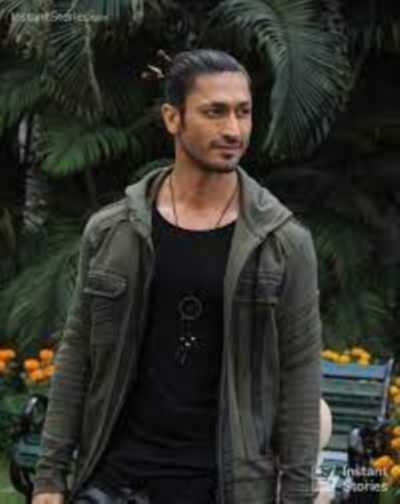
#> input picture 1.png, 400 x 504 px, given in place of 1.jpg, which was not available
$ python img_translation_or_displacement.py
#> lines starting #> are read from the running program, lines starting #| are printed output that depends on the picture
import cv2
import numpy as np

img = cv2.imread("1.jpg")
#> img is the input picture: shape (504, 400, 3); mean B, G, R 41, 47.9, 47.1
h,w = img.shape[:2]
#> h = 504; w = 400

qh = h/4
#> qh = 126
qw = w/4
#> qw = 100

T = np.float32([[1,0,qw],[0,1,qh]])
#> T = [[1, 0, 100], [0, 1, 126]]
img_translation = cv2.warpAffine(img,T,(w,h))
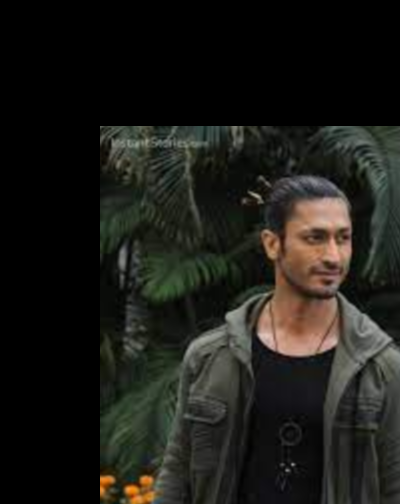
#> img_translation: shape (504, 400, 3); mean B, G, R 23.7, 28.2, 28.8
# img_translation = cv2.warpAffine(img,T,(w,h))
cv2.imshow("Original", img)
cv2.imshow("Translation", img_translation)
cv2.waitKey(0)
cv2.destroyAllWindows()

$ run again, with data.jpg saved as 1.png
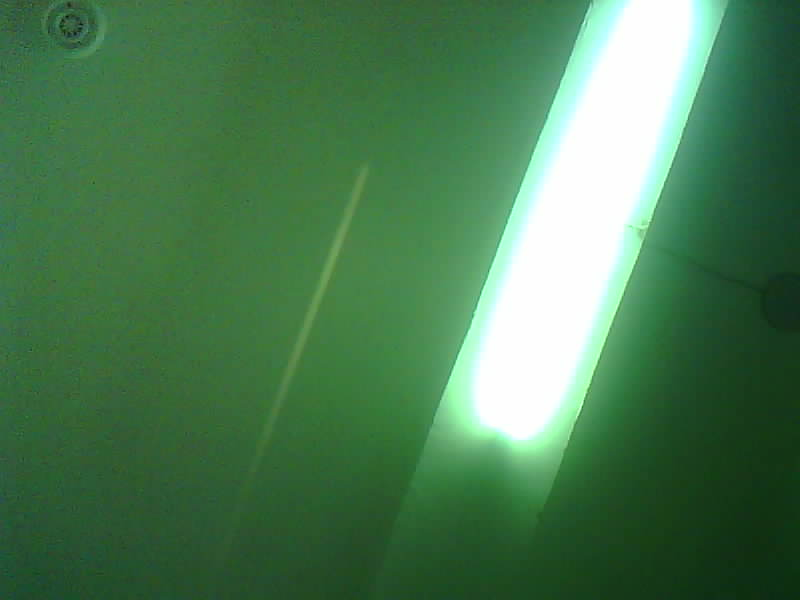
#> input picture data.jpg, 800 x 600 px, given in place of 1.jpg, which was not available
#> img is the input picture: shape (600, 800, 3); mean B, G, R 82, 123.1, 74.6
#> `img_translation = cv2.warpAffine(img,T,(w,h))`:
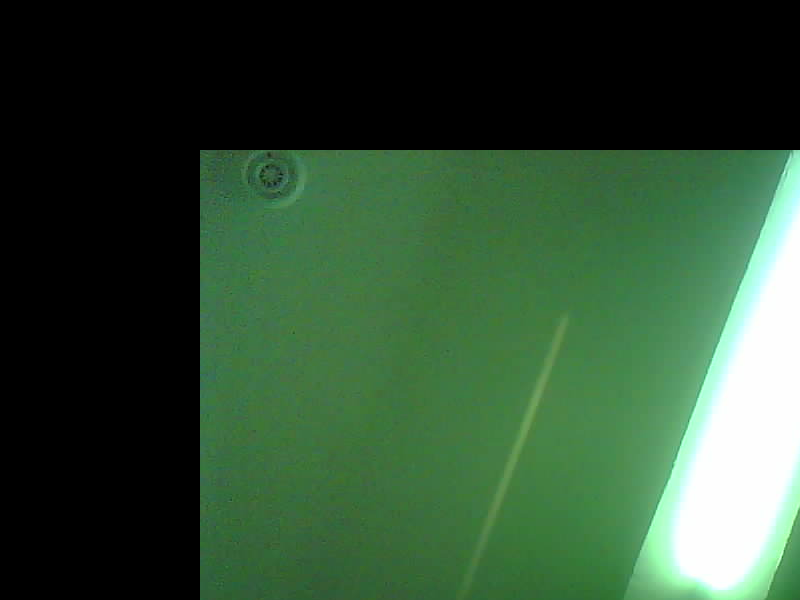
#> img_translation: shape (600, 800, 3); mean B, G, R 52.1, 77.8, 49.1

$ run again, with sample.jpg saved as 1.png
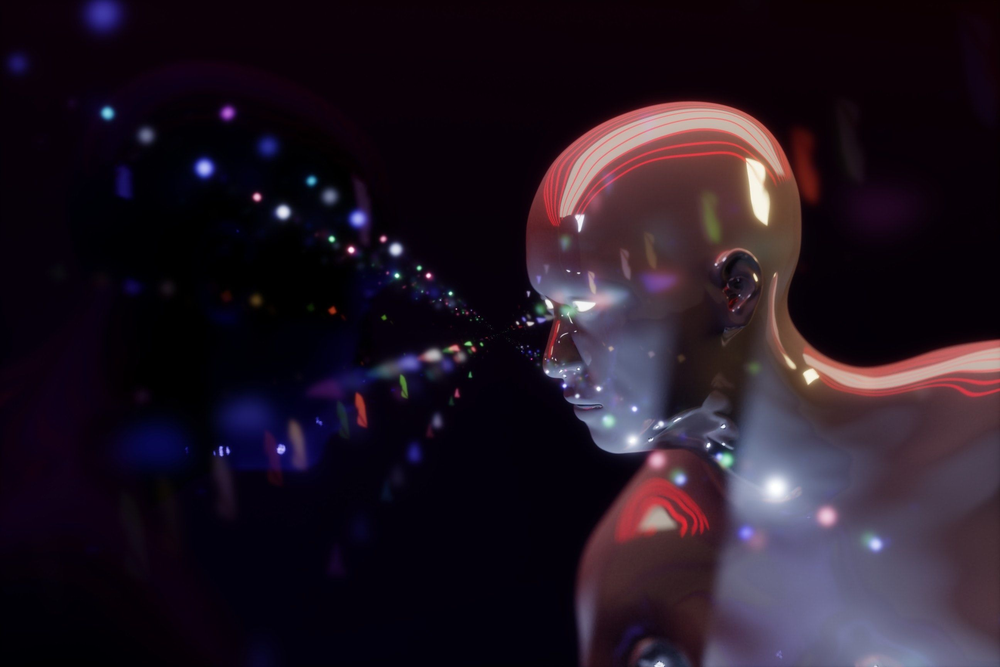
#> input picture sample.jpg, 1000 x 667 px, shrunk from 2592 x 1728 before the run, given in place of 1.jpg, which was not available
#> img is the input picture: shape (667, 1000, 3); mean B, G, R 34.6, 22.7, 33.9
#> `img_translation = cv2.warpAffine(img,T,(w,h))`:
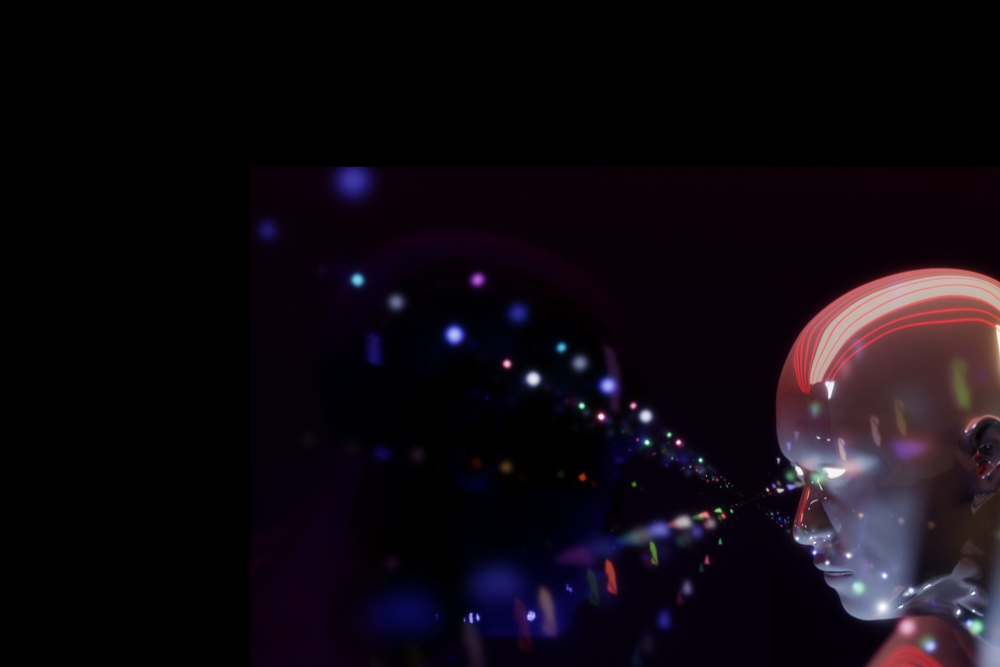
#> img_translation: shape (667, 1000, 3); mean B, G, R 16.2, 9.4, 15.3
